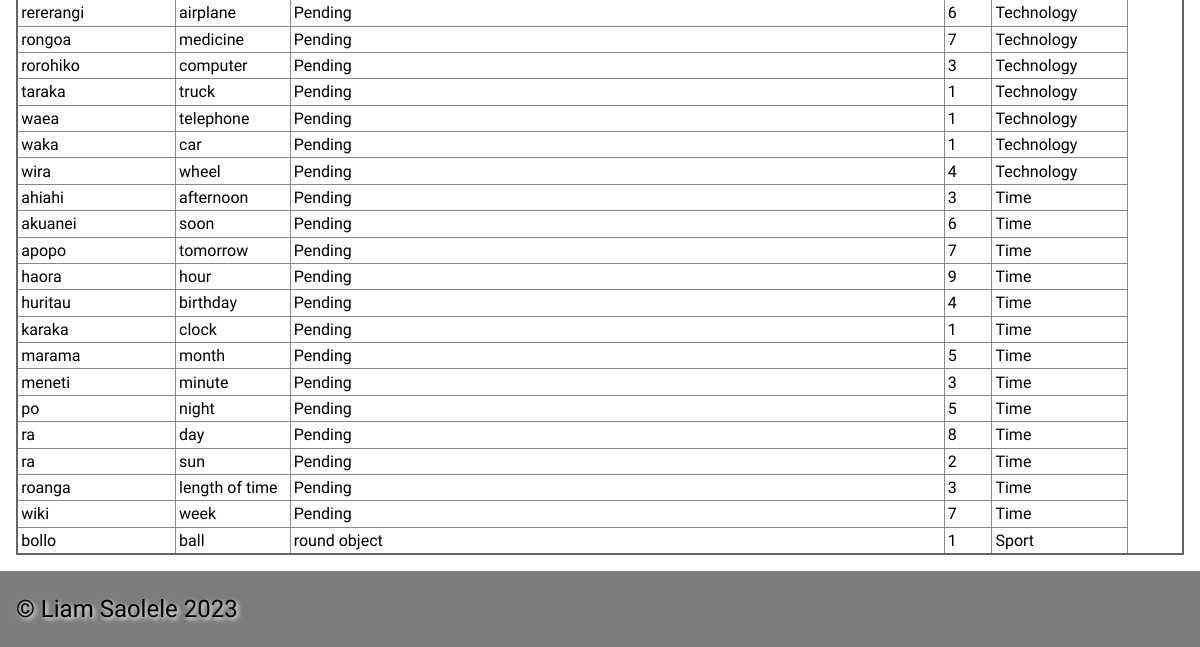
/allvocab (lower part), run on an earlier commit of the app's database.
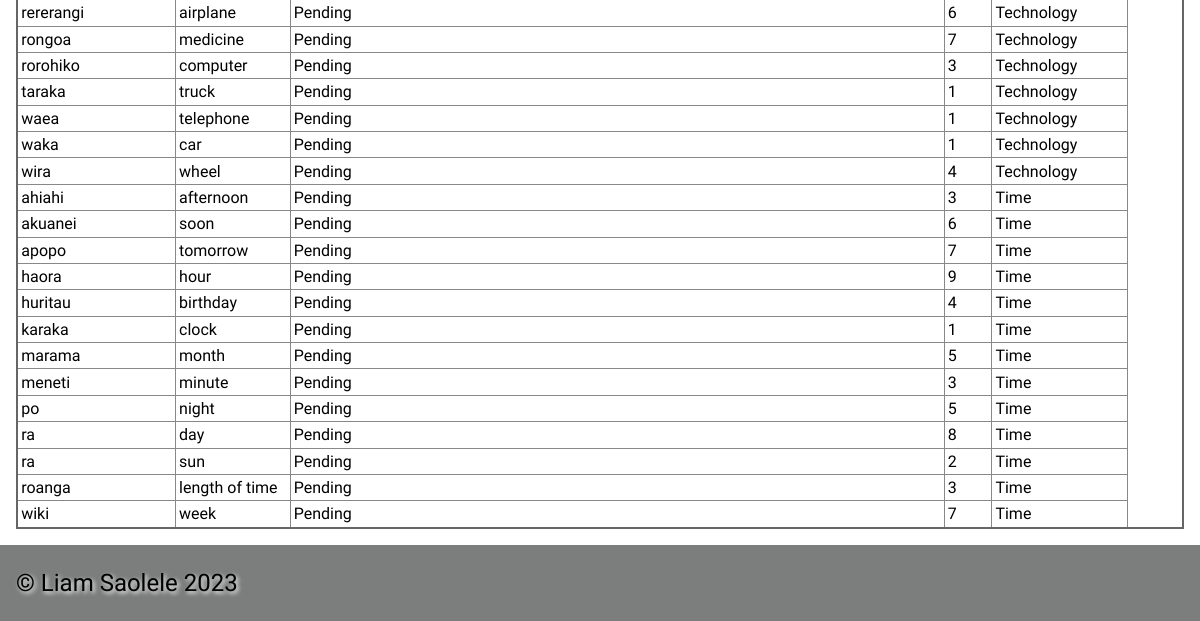
And on a later commit of the database.
### tables this page shows
CREATE TABLE "words_list"
(
    ID         integer
        constraint words_list_pk
            primary key autoincrement,
    Maori      varchar(30)  not null,
    English    varchar(30)  not null,
    Definition varchar(500) not null,
    Level      integer      not null,
    cat_id     integer
, category varchar(30), image varchar(30));

### app.py (the view)
@app.route('/allvocab')     # shows all vocabulary
def render_all_vocab():
    con = open_database(DATABASE)
    query = "SELECT * FROM words_list"
    cur = con.cursor()
    cur.execute(query)
    words_list = cur.fetchall()
    con.close()
    print(words_list)
    return render_template('allvocab.html', words=words_list, logged_in=is_logged_in(), teacher=is_teacher())

### app.py (called while the page is built)
def open_database(db_file):     # function to connect to database
    try:
        connection = sqlite3.connect(db_file)
        return connection
    except Error as e:
        print(e)
    return None

def is_logged_in():     # shows if or if not logged in
    if session.get("email") is None:
        print("not Logged in")
        return False
    else:
        print("Logged in")
        return True

def is_teacher():
    if session.get('teacher') == True:
        print("i am teacher")
        return True
    else:
        print("not teacher")
        return False

### templates/allvocab.html (shortened to what this page needs)
{% extends 'base.html' %}
{% block main %}
    <table>
        {% for word in words %}
        <tr>
            <td>{{ word[1] }}</td>
            <td>{{ word[2] }}</td>
            <td>{{ word[3] }}</td>
            <td>{{ word[4] }}</td>
            <td>{{ word[6] }}</td>
        </tr>
        {% endfor %}
    </table>
{% endblock %}

### templates/base.html (shortened to what this page needs)
<!DOCTYPE html>
<html lang="en">
<head>
	<link href="{{ url_for('static', filename='css/style.css') }}" rel="stylesheet">
</head>
<body>
	<div id="container">
		<main>
            {% block main%}{% endblock %}
        </main>
		<footer>
			<p>
				&copy; Liam Saolele 2023
			</p>
		</footer>
	</div>
</body>
</html>

### static/css/style.css (style rules this page uses)
* { font-family: Comfortaa, sans-serif; margin: 0; padding: 0; box-sizing: border-box; }
#container { margin: auto; width: auto; }
main { grid-area: main; padding: 1rem; background-color: #ffffff; }
p { padding: 0.5rem 0; }
table { width: 100%; border: 2px solid #666; border-collapse: collapse; }
footer { grid-area: footer; padding: 1rem; background-color: #7c7e7d; }
footer p { color: #000; text-shadow: 2px 2px 4px #fff; font-size: 1.5rem; }

What changed in the data, as far as the page shows it:
removed words_list: Maori "bollo", English "ball", Definition "round object", Level "1", category "Sport"
